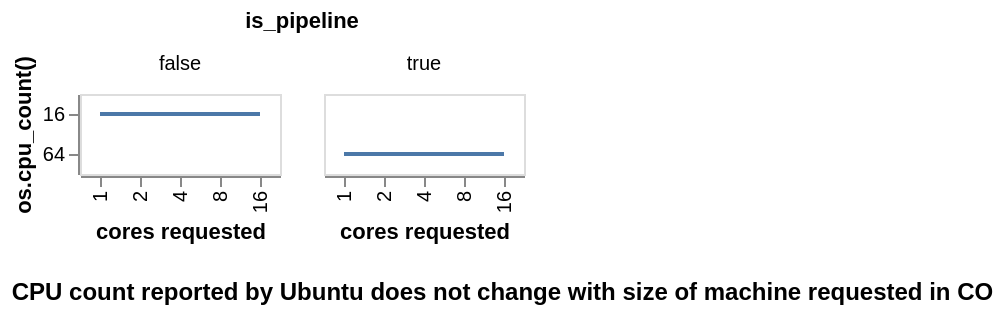

The notebook cell saved with this chart:
### Markdown cell above
- we can't easily tell what the default number of threads used by BLAS (can be set when compiled, or
  set automatically)
- default performance appears to be worse than setting manually 
- cannot rely on reading number of CPUs reported by OS

### Code cell
(
    df.plot.line(
        x=alt.X('co cpu count:O').title('cores requested'),
        y=alt.Y('os cpu count:O').title('os.cpu_count()'),
        facet='is_pipeline',
    )
    .properties(
        title=alt.TitleParams(
            text='CPU count reported by Ubuntu does not change with size of machine requested in CO',
            anchor='start',
            orient='bottom',
            offset=20,
            fontSize=12,
        ),
    )
)

### Figure 1 — Vega-Lite specification as saved in the notebook (floating-point values rounded to 4 significant figures; data arrays with more than 128 entries replaced by an {"elided": "..."} marker saying what was removed)
{"config": {"view": {"continuousWidth": 300, "continuousHeight": 300}}, "data": {"name": "data-edfa38e513924268d5d109b7c4bfb218"}, "mark": {"type": "line", "tooltip": true}, "encoding": {"facet": {"field": "is_pipeline", "type": "nominal"}, "x": {"field": "co cpu count", "title": "cores requested", "type": "ordinal"}, "y": {"field": "os cpu count", "title": "os.cpu_count()", "type": "ordinal"}}, "params": [{"name": "param_68", "select": {"type": "interval", "encodings": ["x", "y"]}, "bind": "scales"}], "title": {"text": "CPU count reported by Ubuntu does not change with size of machine requested in CO", "anchor": "start", "fontSize": 12, "offset": 20, "orient": "bottom"}, "$schema": "https://vega.github.io/schema/vega-lite/v5.20.1.json", "datasets": {"data-edfa38e513924268d5d109b7c4bfb218": {"elided": "680 records"}}}
